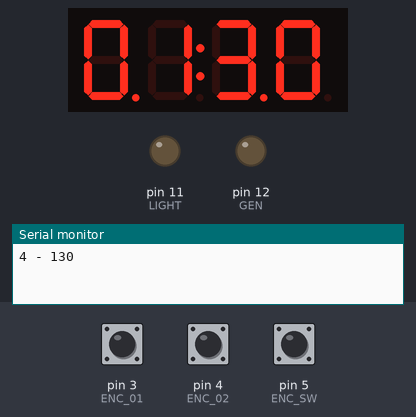
A sketch run on a simulated Teensy 3. Shown: 4-digit seven-segment display, output pins drawn as LEDs (lit = HIGH), the last lines printed to the serial monitor. The inputs (shaded band) are chosen by the test bench; at power-on: pin 5 (ENC_SW) HIGH, pin 3 (ENC_01) HIGH, pin 4 (ENC_02) HIGH.

Above: at 1.2 s.
1.3 s: pin 5 (ENC_SW) pulled LOW for 0.15 s
At 2.1 s:
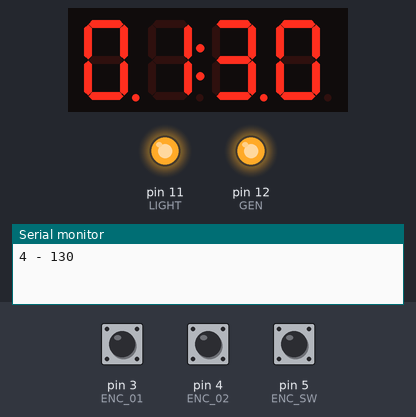
4.4 s: pin 5 (ENC_SW) pulled LOW for 1 s
At 5.7 s:
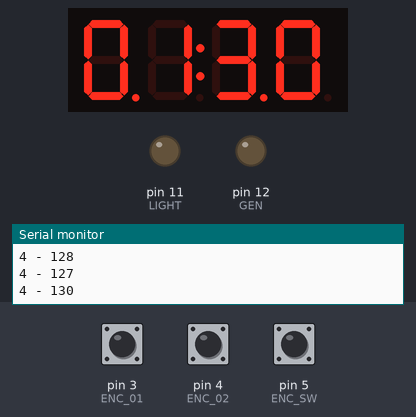
8.4 s: pin 3 (ENC_01) pulled LOW for 0.15 s
At 8.49 s:
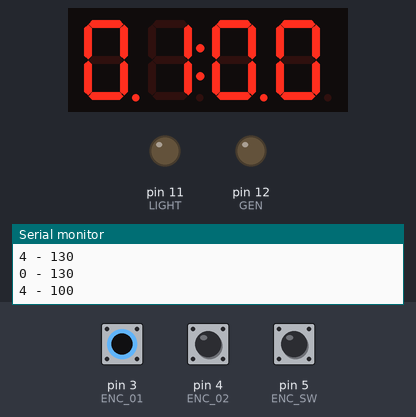
10.0 s: pin 3 (ENC_01) pulled LOW for 3.2 s
Timing chart, 0 to 13.0 s (numbered marks = the images above; inputs shaded):
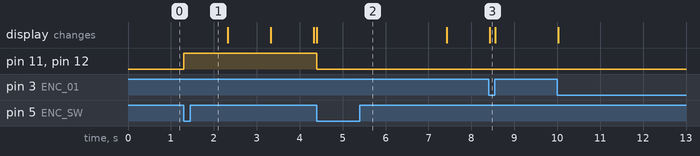

The sketch:

arduino-microwave.ino
```cpp
/**
    Microwave firmware
    @file arduino-microwave.ino
    @author Alfredo Rius
    @email alfredo.rius@gmail.com
    @version 3.0 2020-09-08

    Runs on a Teensy3.2 with a TM1637 7-segment Display Driver
    and an encoder.

    Controls the magnetron contactor and the light and fan relay.
*/

#include <TM1637Display.h>

// Pinouts
#define ENC_01 3   // Encoder CLK
#define ENC_02 4   // Encoder direction
#define ENC_SW 5   // Encoder push button
#define DISP_CLK 6 // Display CLK
#define DISP_DIO 7 // Display data I/O
#define LIGHT 11   // Light and fan output
#define GEN 12     // Magnetron outout

// End countdown (show "dOnE" for X seconds)
#define END_COUNT 3

// Countdown max 15:00
#define COUNT_MAX 1500

// Brightness countdown
#define BRIGHTNESS_COUNT 3000 //ms
#define BRIGHTNESS_HIGH 4
#define BRIGHTNESS_LOW 0

// Debounce filter timeout (ms)
#define DEBOUNCE_FILTER 30

// Count timer
unsigned int count = 130; // Start at 1:30
unsigned int last_count = count; // Restart counter to last_count

// Debounce filters
unsigned long debounce_filter_enc = 0;
unsigned long debounce_filter_sw = 0;

// Update display if true
uint8_t update_display = true;

// Current status (0 inactive, 1 active)
uint8_t state = 0;

// Show "dOnE" message for X seconds if state is 1
uint8_t end_count = END_COUNT;

// Brightness countdown
uint16_t brightness_count = BRIGHTNESS_COUNT;

// Countdown Timer (1sec)
IntervalTimer Timer;
// Brightness Timer (1msec)
IntervalTimer TimerBrightness;

TM1637Display display(DISP_CLK, DISP_DIO);

const uint8_t SEG_DONE[] = {
  SEG_B | SEG_C | SEG_D | SEG_E | SEG_G,           // d
  SEG_A | SEG_B | SEG_C | SEG_D | SEG_E | SEG_F,   // O
  SEG_C | SEG_E | SEG_G,                           // n
  SEG_A | SEG_D | SEG_E | SEG_F | SEG_G            // E
};


// Update display and set brightness.
void updateDisplay(uint8_t brightness = BRIGHTNESS_HIGH){
  display.setBrightness(brightness);
  Serial.print(brightness);
  Serial.print(" - ");
  if(end_count == END_COUNT){ // Show current countdown
    display.showNumberDecEx(count,0b11100000,true,4,0);
    Serial.println(count);
  }else{ // Show "dOnE"
    display.setSegments(SEG_DONE);
    Serial.println("dOnE");
  }
}


void setup() {
  Serial.begin(115200);
  pinMode(ENC_01,INPUT_PULLUP);
  pinMode(ENC_02,INPUT_PULLUP);
  pinMode(ENC_SW,INPUT_PULLUP);
  pinMode(LIGHT,OUTPUT);
  pinMode(GEN,OUTPUT);
  attachInterrupt(digitalPinToInterrupt(ENC_01), encInt, CHANGE);
  attachInterrupt(digitalPinToInterrupt(ENC_SW), updateState, FALLING);
  Timer.priority(0);
  TimerBrightness.priority(1);
  TimerBrightness.begin(countBrightness, 1000);
}

void loop() {
  if(update_display){
    brightness_count = BRIGHTNESS_COUNT;
    updateDisplay(BRIGHTNESS_HIGH);
    update_display = false;
  }
  delay(10);
}

// Encoder interrupt
void encInt(){
  if(debounce_filter_enc<millis()){
    if(digitalRead(ENC_01)==digitalRead(ENC_02)){
      if(state)
        countInc(1);
      else
        countInc(30);
    }else{
      if(state){
        if(count > 1)
          countDec(1);
      }else{
        if(count > 30)
          countDec(30);
      }
    }
    if(!state)
      last_count = count; // Reset to last position
    debounce_filter_enc = millis()+DEBOUNCE_FILTER;
  }
}

void updateState() {
  if(!state){
    // Start countdown
    state = 1;
    Timer.begin(countStep, 1000000);
    brightness_count = BRIGHTNESS_COUNT;
    digitalWrite(LIGHT,HIGH);
    digitalWrite(GEN,HIGH);
  }else{
    // Turn off system and end coundown
    state = 0;
    Timer.end();
    count = last_count;
    update_display = true;
    digitalWrite(LIGHT,LOW);
    digitalWrite(GEN,LOW);
  }
  // Reset end coundown
  end_count = END_COUNT;
}

// Countdown Step
void countStep(){
  if(count){
    // Decrement countdown
    countDec(1);
  }else{
    if(end_count){
      // Show "dOnE" message
      end_count --;
      digitalWrite(GEN,LOW);
    }else{
      // Turn off system and end coundown
      state = 0;
      Timer.end();
      count = last_count;
      end_count = END_COUNT;
      digitalWrite(LIGHT,LOW);
    }
    update_display = true;
    digitalWrite(GEN,LOW);
  }
}

// Increment counter
void countInc(uint8_t i){
  // 100 = 1:00
  if(count<COUNT_MAX){
    if((count+40+i)%100 == 0){
      count += 40+i;
    }else{
      count += i;
    }
  }
  update_display = true;
}

// Decrement counter
void countDec(uint8_t i){
  // 100 = 1:00
  if((count)%100 == 0){
    count -= 40+i;
  }else{
    count -= i;
  }
  update_display = true;
}

// Set brightness to high for X mseconds.
void countBrightness(){
  if(brightness_count){
    brightness_count--;
    if(!brightness_count){
      updateDisplay(BRIGHTNESS_LOW);
    }
  }
}
```

Measured:
- after the input at 1.3 s, pin 11 (LIGHT), pin 12 (GEN): LOW → HIGH at once
- after the input at 4.4 s, pin 11 (LIGHT), pin 12 (GEN): HIGH → LOW at once
- after the input at 8.4 s, the display: changes at once (image 3)
